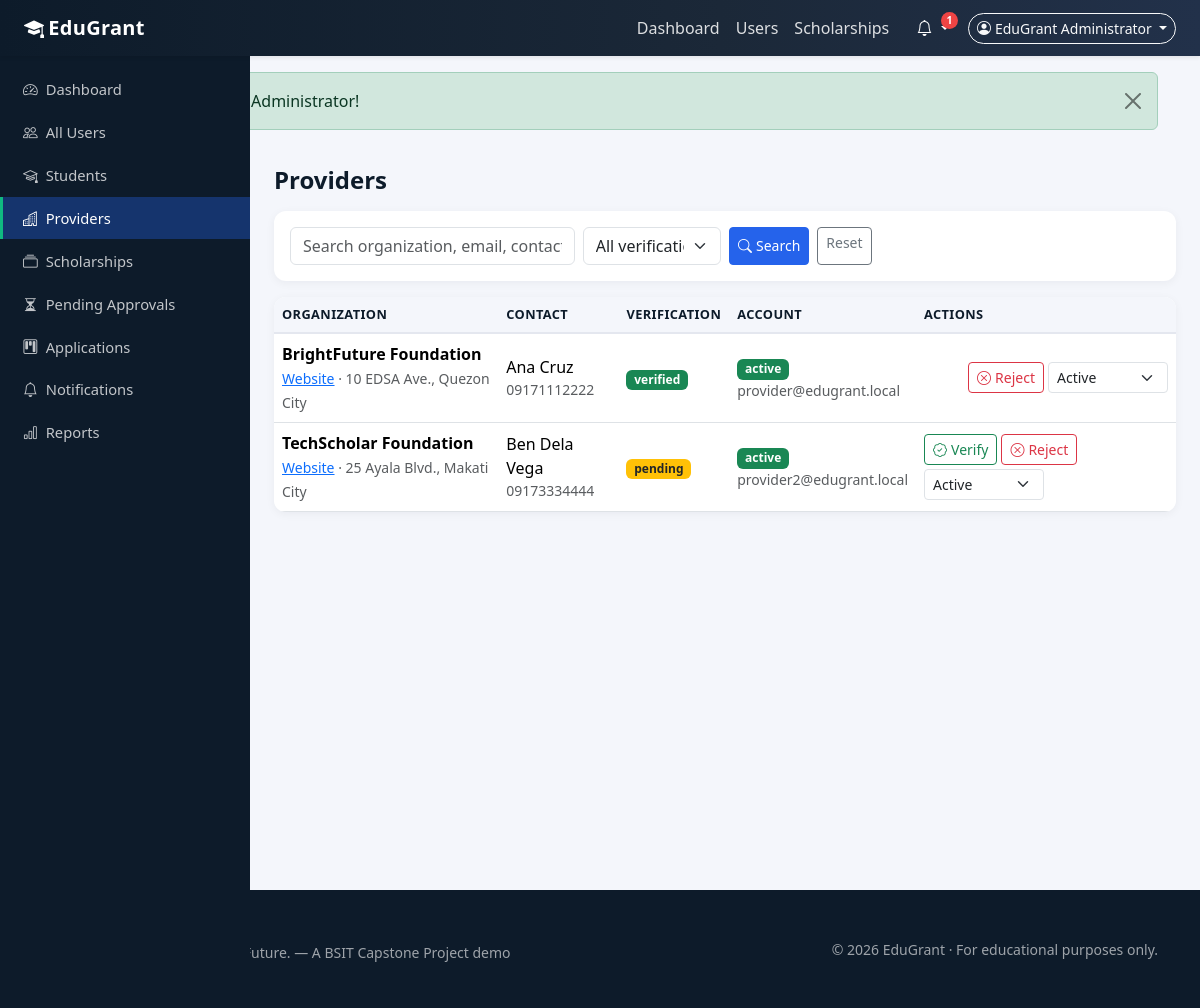
/admin/providers.php (signed in), run on the app's committed database.
### tables this page shows
CREATE TABLE `provider_profiles` (
  `id` INT UNSIGNED NOT NULL AUTO_INCREMENT,
  `user_id` INT UNSIGNED NOT NULL,
  `organization_name` VARCHAR(190) NOT NULL,
  `description` TEXT DEFAULT NULL,
  `contact_person` VARCHAR(150) DEFAULT NULL,
  `contact_number` VARCHAR(30) DEFAULT NULL,
  `address` VARCHAR(255) DEFAULT NULL,
  `website` VARCHAR(255) DEFAULT NULL,
  `verification_status` ENUM('pending','verified','rejected') NOT NULL DEFAULT 'pending',
  `created_at` DATETIME NOT NULL DEFAULT CURRENT_TIMESTAMP,
  `updated_at` DATETIME NOT NULL DEFAULT CURRENT_TIMESTAMP ON UPDATE CURRENT_TIMESTAMP,
  PRIMARY KEY (`id`),
  UNIQUE KEY `uq_provider_profile_user` (`user_id`),
  CONSTRAINT `fk_provider_profiles_user` FOREIGN KEY (`user_id`)
    REFERENCES `users` (`id`) ON DELETE CASCADE ON UPDATE CASCADE
);

CREATE TABLE `users` (
  `id` INT UNSIGNED NOT NULL AUTO_INCREMENT,
  `name` VARCHAR(150) NOT NULL,
  `email` VARCHAR(190) NOT NULL,
  `password` VARCHAR(255) NOT NULL,
  `role` ENUM('student','provider','admin') NOT NULL DEFAULT 'student',
  `status` ENUM('active','inactive','suspended') NOT NULL DEFAULT 'active',
  `created_at` DATETIME NOT NULL DEFAULT CURRENT_TIMESTAMP,
  `updated_at` DATETIME NOT NULL DEFAULT CURRENT_TIMESTAMP ON UPDATE CURRENT_TIMESTAMP,
  PRIMARY KEY (`id`),
  UNIQUE KEY `uq_users_email` (`email`)
);

### includes/functions.php (called while the page is built, shortened)
<?php
function url(string $path = ''): string
{
    return BASE_URL . '/' . ltrim($path, '/');
}
function e(?string $value): string
{
    return htmlspecialchars((string)$value, ENT_QUOTES, 'UTF-8');
}
function clean(string $value): string
{
    return trim(strip_tags($value));
}

### admin/providers.php (the view, shortened to what this page needs)
<?php
require_once __DIR__ . '/../includes/functions.php';
$pdo  = db();
$search = clean($_GET['q'] ?? '');
$where = ['u.role = "provider"'];
$params = [];
$stmt = $pdo->prepare(
    'SELECT u.id AS user_id, u.name, u.email, u.status, pp.*
     FROM users u
     JOIN provider_profiles pp ON pp.user_id = u.id
     WHERE ' . implode(' AND ', $where) . ' ORDER BY pp.created_at DESC'
);
$stmt->execute($params);
$providers = $stmt->fetchAll();
include BASE_PATH . '/includes/header.php';
?>
<div class="container-fluid p-0">
    <div class="d-flex">
        <?php include BASE_PATH . '/includes/sidebar.php'; ?>
        <div class="flex-grow-1 dashboard-content">
            <div class="px-3 px-lg-4">
                <h4 class="fw-bold text-navy mb-3">Providers</h4>
                <div class="card card-body py-3 mb-3">
                    <form method="get" class="row g-2">
                        <div class="col-md-4">
                            <input type="text" class="form-control" name="q" placeholder="Search organization, email, contact person..." value="<?php echo e($search); ?>">
                        </div>
                        <div class="col-6 col-md-2">
                            <select class="form-select" name="verification_status">
                                <option value="">All verification</option>
                            </select>
                        </div>
                        <div class="col-md-auto d-flex gap-2">
                            <button type="submit" class="btn btn-primary-soft btn-sm"><i class="bi bi-search me-1"></i>Search</button>
                            <a class="btn btn-outline-secondary btn-sm" href="<?php echo url('admin/providers.php'); ?>">Reset</a>
                        </div>
                    </form>
                </div>
                <div class="card">
                    <div class="table-responsive">
                        <table class="table align-middle mb-0">
                            <thead>
                                <tr>
                                    <th>Organization</th>
                                    <th>Contact</th>
                                    <th>Verification</th>
                                    <th>Account</th>
                                    <th>Actions</th>
                                </tr>
                            </thead>
                            <tbody>
                                <?php if (empty($providers)): ?>
                                    <tr><td colspan="5" class="text-center text-muted py-4">No providers found.</td></tr>
                                <?php else: ?>
                                    <?php foreach ($providers as $p): ?>
                                        <tr>
                                            <td>
                                                <div class="fw-semibold"><?php echo e($p['organization_name']); ?></div>
                                                <small class="text-muted">
                                                    <?php if ($p['website']): ?><a href="<?php echo e($p['website']); ?>" target="_blank" rel="noopener noreferrer">Website</a> · <?php endif; ?>
                                                    <?php echo e($p['address'] ?? ''); ?>
                                                </small>
                                            </td>
                                            <td>
                                                <?php echo e($p['contact_person'] ?: '—'); ?>
                                                <div class="small text-muted"><?php echo e($p['contact_number'] ?? ''); ?></div>
                                            </td>
                                            <td>
                                                <span class="badge <?php echo $p['verification_status'] === 'verified' ? 'bg-success' : ($p['verification_status'] === 'rejected' ? 'bg-danger' : 'bg-warning text-dark'); ?>">
                                                    <?php echo e($p['verification_status']); ?>
                                                </span>
                                            </td>
                                            <td>
                                                <span class="badge <?php echo $p['status'] === 'active' ? 'bg-success' : 'bg-secondary'; ?>"><?php echo e($p['status']); ?></span>
                                                <div class="small text-muted"><?php echo e($p['email']); ?></div>
                                            </td>
                                            <td class="text-end">
                                                <div class="d-inline-flex gap-1 flex-wrap align-items-center">
                                                    <?php if ($p['verification_status'] !== 'verified'): ?>
                                                        <form method="post">
                                                            <button class="btn btn-sm btn-outline-success"><i class="bi bi-patch-check me-1"></i>Verify</button>
                                                        </form>
                                                    <?php endif; ?>
                                                    <?php if ($p['verification_status'] !== 'rejected'): ?>
                                                        <form method="post" class="d-inline">
                                                            <button type="button" class="btn btn-sm btn-outline-danger" onclick="promptReject(<?php echo $p['id']; ?>)"><i class="bi bi-x-circle me-1"></i>Reject</button>
                                                        </form>
                                                    <?php endif; ?>
                                                    <form method="post" class="d-inline">
                                                        <select name="status" class="form-select form-select-sm d-inline-block w-auto" onchange="this.form.submit()">
                                                            <option value="active" <?php echo $p['status'] === 'active' ? 'selected' : ''; ?>>Active</option>
                                                        </select>
                                                    </form>
                                                </div>
                                            </td>
                                        </tr>
                                    <?php endforeach; ?>
                                <?php endif; ?>
                            </tbody>
                        </table>
                    </div>
                </div>
            </div>
        </div>
    </div>
</div>
<?php include BASE_PATH . '/includes/footer.php'; ?>

### assets/css/style.css (style rules this page uses)
:root { --edu-navy: #0d1b2a; --edu-navy-2: #1b2838; --edu-blue: #2563eb; --edu-blue-dark: #1e4fc2; --edu-bg: #f4f6fb; --edu-card-bg: #ffffff; --edu-green: #10b981; --edu-green-dark: #0d9d6e; --edu-border: #e4e7ef; --edu-text: #1f2937; --edu-muted: #6b7280; --edu-sidebar-width: 250px; --edu-radius: 12px; }
body { font-family: "Segoe UI", system-ui, -apple-system, "Helvetica Neue", Arial, sans-serif; background-color: var(--edu-bg); color: var(--edu-text); min-height: 100vh; }
.btn-primary-soft { background-color: var(--edu-blue); border-color: var(--edu-blue); color: #fff; }
.dashboard-layout { background: var(--edu-bg); }
.dashboard-content { margin-left: var(--edu-sidebar-width); padding-top: 1.25rem; padding-bottom: 2rem; min-height: calc(100vh - 56px); }
.card { border: none; border-radius: var(--edu-radius); box-shadow: 0 2px 10px rgba(13, 27, 42, .05); }
.table thead th { background: var(--edu-bg); border-bottom: 2px solid var(--edu-border); color: var(--edu-navy); font-size: .8rem; text-transform: uppercase; letter-spacing: .4px; white-space: nowrap; }
.table td { vertical-align: middle; }
.table-responsive { border-radius: var(--edu-radius); }
.text-navy { color: var(--edu-navy) !important; }

### data on the page
provider_profiles: organization_name "BrightFuture Foundation", address "10 EDSA Ave., Quezon City", contact_person "Ana Cruz", contact_number "09171112222", verification_status "verified", user.status "active", user.email "provider@edugrant.local"
provider_profiles: organization_name "TechScholar Foundation", address "25 Ayala Blvd., Makati City", contact_person "Ben Dela Vega", contact_number "09173334444", verification_status "pending", user.status "active", user.email "provider2@edugrant.local"

### other printed values
APP_NAME "EduGrant"
$notifCount "1"
$currentUser['name'] "EduGrant Administrator"
$label "Dashboard All Users Students Providers Scholarships Pending Approvals Applications Notifications Reports"
